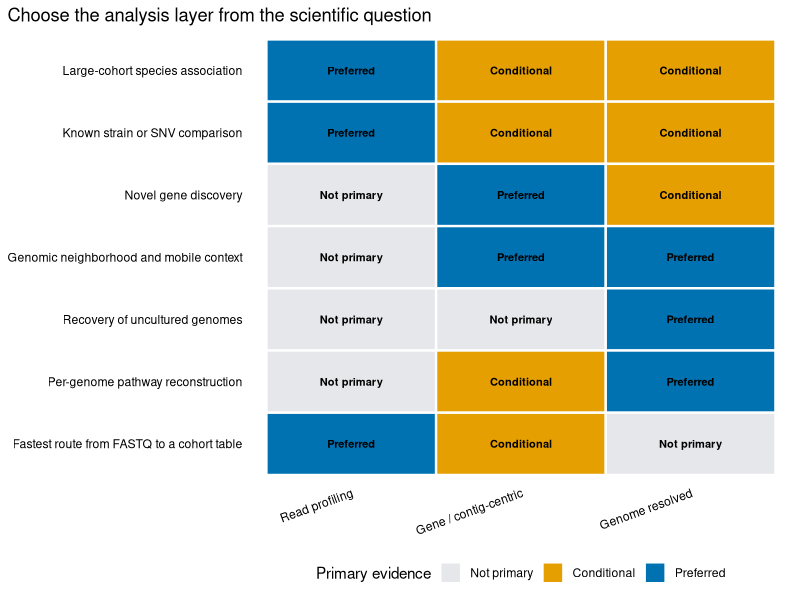
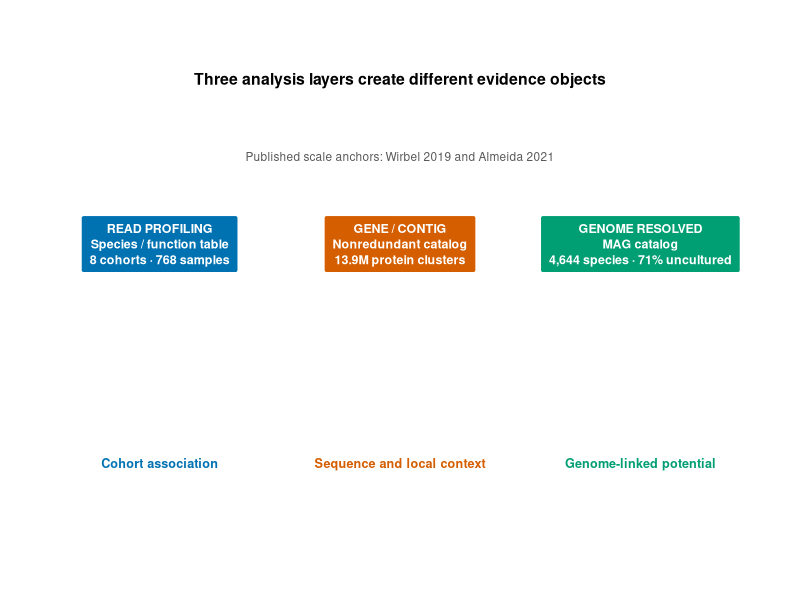

R code for these plots, in order:
## ---- chunk 1
library(ggplot2)
library(dplyr)
library(scales)
library(digest)

set.seed(20260719)

stopifnot(
  digest(
    "data/small/02-layer-capabilities.tsv",
    algo = "sha256",
    file = TRUE
  ) == "4986c5dcfac1f49e1596b117c5a36c573a5ae21b1b695d89d477ce1ca24d80a8",
  digest(
    "data/small/02-published-anchors.tsv",
    algo = "sha256",
    file = TRUE
  ) == "7a141d3d31b759e9e80d4c7e215a98313a1df1c121716ad4b80ad6394b8bbf0d"
)

pal_pub <- c(
  "#0072B2", "#D55E00", "#009E73", "#CC79A7",
  "#E69F00", "#56B4E9", "#F0E442", "#999999"
)

scale_color_pub <- function(...) {
  ggplot2::scale_color_manual(values = pal_pub, ...)
}

scale_fill_pub <- function(...) {
  ggplot2::scale_fill_manual(values = pal_pub, ...)
}

theme_pub <- function(base_size = 12) {
  ggplot2::theme_bw(base_size = base_size, base_family = "sans") +
    ggplot2::theme(
      panel.grid = ggplot2::element_blank(),
      axis.text = ggplot2::element_text(color = "black"),
      axis.ticks = ggplot2::element_line(color = "black", linewidth = 0.3),
      legend.key = ggplot2::element_blank(),
      legend.background = ggplot2::element_rect(
        fill = scales::alpha("white", 0.7),
        color = NA
      ),
      plot.title.position = "plot"
    )
}

save_pub <- function(
  plot,
  file_base,
  width = 150,
  height = 100,
  units = "mm",
  dpi = 300
) {
  dir.create(
    dirname(file_base),
    recursive = TRUE,
    showWarnings = FALSE
  )
  ggplot2::ggsave(
    paste0(file_base, ".pdf"),
    plot,
    width = width,
    height = height,
    units = units,
    device = grDevices::cairo_pdf
  )
  ggplot2::ggsave(
    paste0(file_base, ".png"),
    plot,
    width = width,
    height = height,
    units = units,
    dpi = dpi,
    bg = "white"
  )
  ggplot2::ggsave(
    paste0(file_base, ".tiff"),
    plot,
    width = width,
    height = height,
    units = units,
    dpi = dpi,
    compression = "lzw",
    bg = "white"
  )
}
## ---- chunk 2
capabilities <- read.delim(
  "data/small/02-layer-capabilities.tsv",
  check.names = FALSE,
  stringsAsFactors = FALSE
)
anchors <- read.delim(
  "data/small/02-published-anchors.tsv",
  check.names = FALSE,
  stringsAsFactors = FALSE
)

stopifnot(
  nrow(capabilities) == 7L,
  nrow(anchors) == 7L,
  setequal(
    names(capabilities)[-1],
    c("Read profiling", "Gene / contig-centric", "Genome resolved")
  ),
  anchors$Value[anchors$Metric == "CRC case-control samples"] == 768,
  anchors$Value[anchors$Metric == "UHGP-90 protein clusters"] == 13907849,
  anchors$Value[anchors$Metric == "UHGG inferred prokaryotic species"] == 4644
)

knitr::kable(capabilities)
knitr::kable(anchors)
## ---- chunk 3
layer_columns <- names(capabilities)[-1]
cap_long <- reshape(
  capabilities,
  varying = layer_columns,
  v.names = "Score",
  timevar = "Layer",
  times = layer_columns,
  direction = "long"
)
rownames(cap_long) <- NULL

cap_long$Layer <- factor(cap_long$Layer, levels = layer_columns)
cap_long$Question <- factor(
  cap_long$Question,
  levels = rev(capabilities$Question)
)
cap_long$Score_factor <- factor(cap_long$Score, levels = 0:2)

head(cap_long)
## ---- chunk 4
anchor_value <- function(metric) {
  value <- anchors$Display_value[anchors$Metric == metric]
  stopifnot(length(value) == 1L)
  value
}

flow <- data.frame(
  x = 1:3,
  Layer = factor(
    c("Read profiling", "Gene / contig-centric", "Genome resolved"),
    levels = c("Read profiling", "Gene / contig-centric", "Genome resolved")
  ),
  Label = c(
    paste0(
      "READ PROFILING\nSpecies / function table\n",
      anchor_value("CRC analysis cohorts"), " · ",
      anchor_value("CRC case-control samples")
    ),
    paste0(
      "GENE / CONTIG\nNonredundant catalog\n",
      anchor_value("UHGP-90 protein clusters")
    ),
    paste0(
      "GENOME RESOLVED\nMAG catalog\n",
      anchor_value("UHGG inferred prokaryotic species"), " · 71% uncultured"
    )
  ),
  Claim = c(
    "Cohort association",
    "Sequence and local context",
    "Genome-linked potential"
  )
)

flow
## ---- chunk 5
p_decision <- ggplot(
  cap_long,
  aes(x = Layer, y = Question, fill = Score_factor)
) +
  geom_tile(color = "white", linewidth = 0.8) +
  geom_text(
    aes(label = c("Not primary", "Conditional", "Preferred")[Score + 1L]),
    size = 2.8,
    fontface = "bold"
  ) +
  scale_fill_manual(
    values = c("0" = "#E5E7EB", "1" = "#E69F00", "2" = "#0072B2"),
    labels = c("Not primary", "Conditional", "Preferred"),
    drop = FALSE
  ) +
  labs(
    x = NULL,
    y = NULL,
    fill = "Primary evidence",
    title = "Choose the analysis layer from the scientific question"
  ) +
  theme_pub(base_size = 11) +
  theme(
    axis.text.x = element_text(angle = 20, hjust = 1),
    axis.ticks = element_blank(),
    panel.border = element_blank(),
    legend.position = "bottom"
  )

p_decision
## ---- chunk 6
save_pub(
  p_decision,
  "figures/02-layer-decision",
  width = 185,
  height = 115
)
## ---- chunk 7
p_flow <- ggplot() +
  geom_label(
    data = flow,
    aes(x = x, y = 1, label = Label, fill = Layer),
    color = "white",
    fontface = "bold",
    size = 3.15,
    lineheight = 1.05,
    label.padding = grid::unit(0.55, "lines"),
    label.r = grid::unit(0.16, "lines"),
    linewidth = 0
  ) +
  geom_text(
    data = flow,
    aes(x = x, y = 0.55, label = Claim, color = Layer),
    size = 3.2,
    fontface = "bold"
  ) +
  scale_fill_manual(
    values = c(
      "Read profiling" = "#0072B2",
      "Gene / contig-centric" = "#D55E00",
      "Genome resolved" = "#009E73"
    ),
    guide = "none"
  ) +
  scale_color_manual(
    values = c(
      "Read profiling" = "#0072B2",
      "Gene / contig-centric" = "#D55E00",
      "Genome resolved" = "#009E73"
    ),
    guide = "none"
  ) +
  annotate(
    "text",
    x = 2,
    y = 1.34,
    label = "Three analysis layers create different evidence objects",
    fontface = "bold",
    size = 4
  ) +
  annotate(
    "text",
    x = 2,
    y = 1.18,
    label = "Published scale anchors: Wirbel 2019 and Almeida 2021",
    color = "grey35",
    size = 3
  ) +
  coord_cartesian(
    xlim = c(0.55, 3.45),
    ylim = c(0.35, 1.42),
    clip = "off"
  ) +
  theme_void(base_size = 11) +
  theme(plot.margin = margin(10, 12, 10, 12))

p_flow
## ---- chunk 8
save_pub(
  p_flow,
  "figures/02-workflow-anchors",
  width = 185,
  height = 92
)
